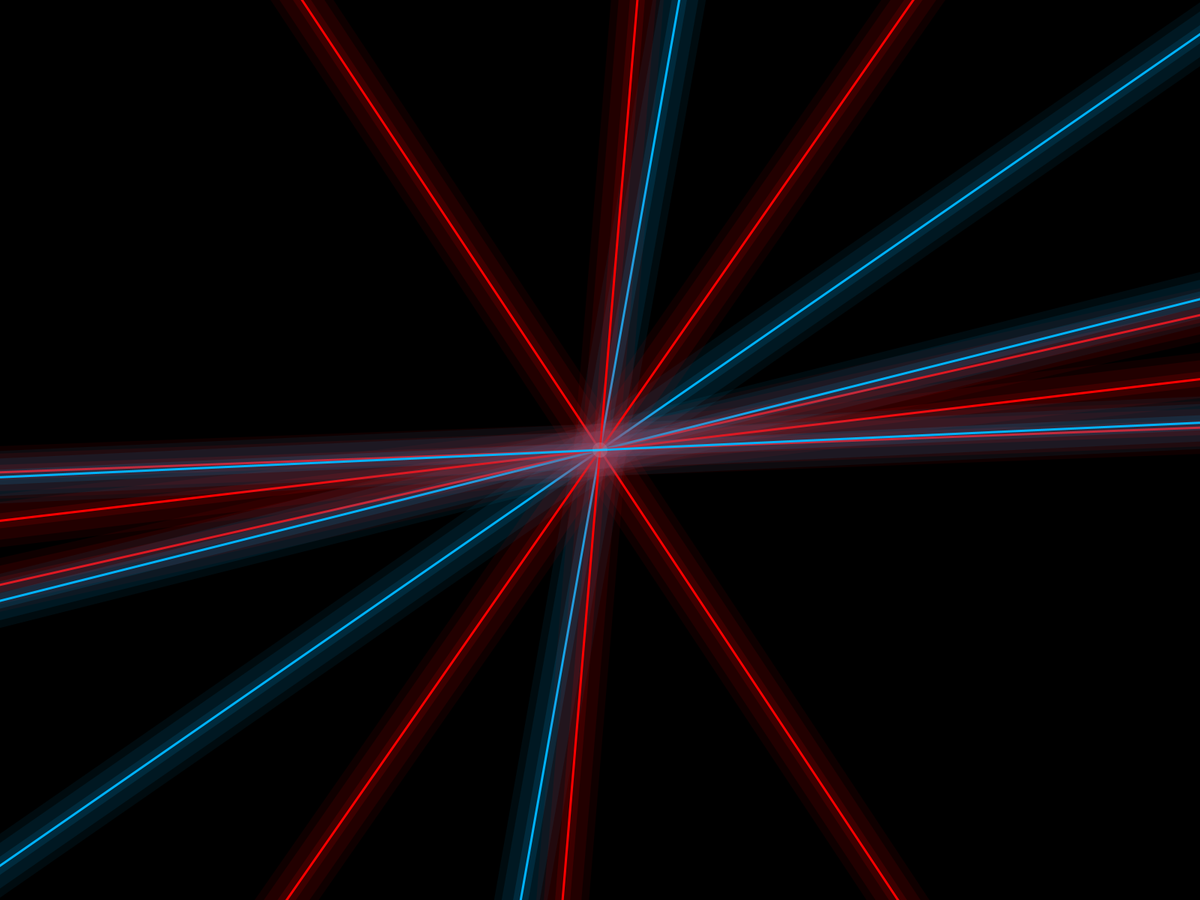
Frame 1 (no input)
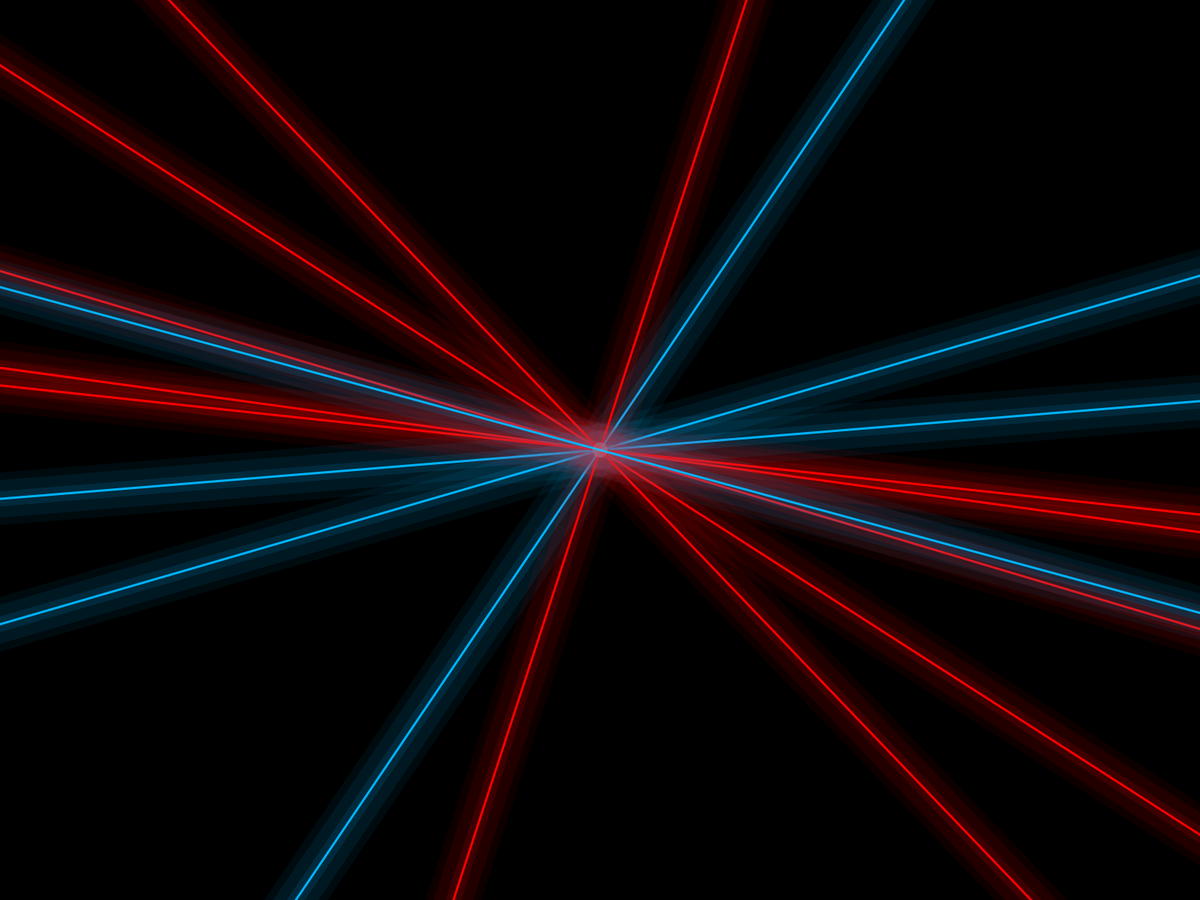
Frame 60 (the mouse pressed at the canvas centre just before this capture)
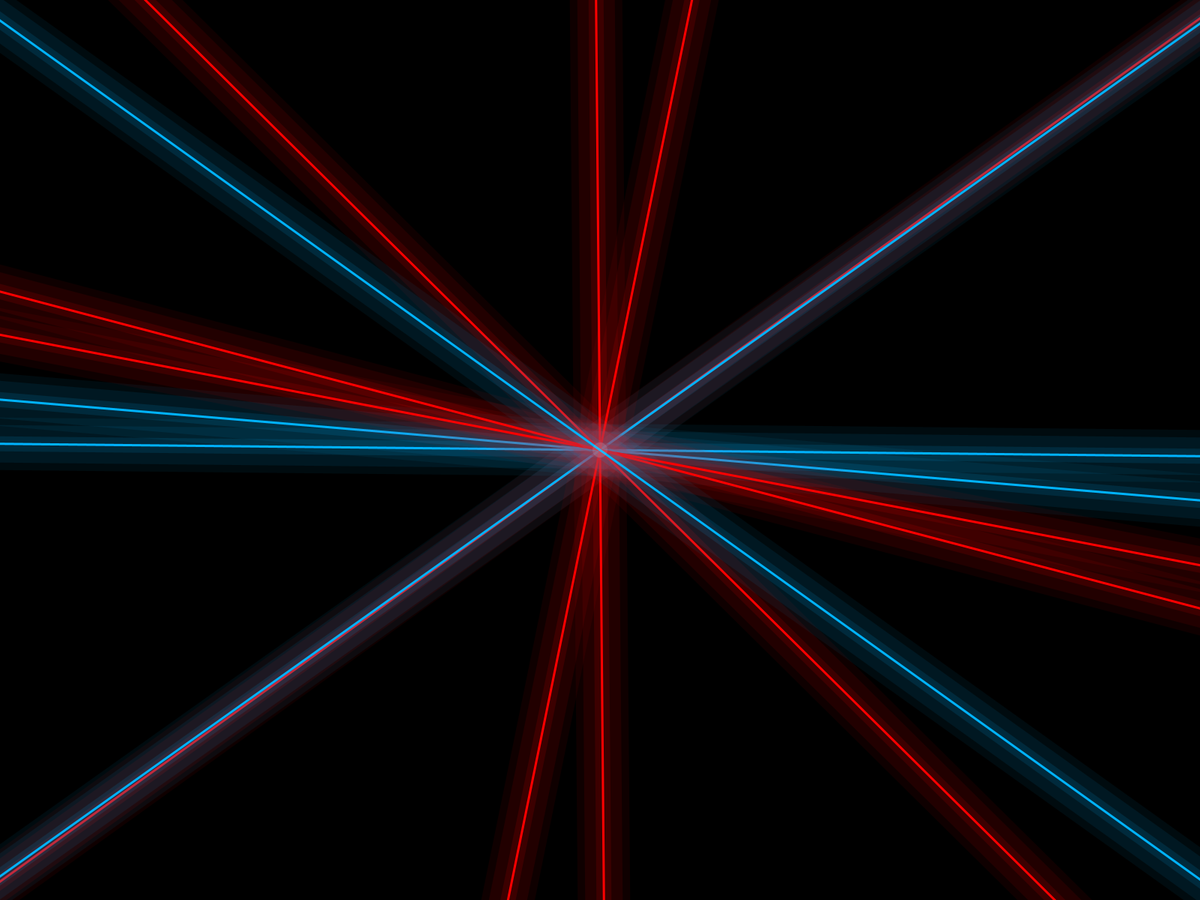
Frame 120 (the mouse held since frame 60 and released just before this capture)

The Processing sketch that drew these frames (run headless with seeded random() and noise(); from frame 60 on, the mouse is pressed at the canvas centre):

// Processing sketch: StrobeLights
// ── StrobeLights.pde
float w; float h; float x; float y; float nx; float ny;

Neon[] neons = new Neon[10];

void setup(){
  
  fullScreen();
  colorMode(HSB);
  frameRate(24);
  
  w=width; h=height;
  
  x=w/2; 
  y=h/2;
  
  for (int ne = 0; ne<neons.length;ne++){
    neons[ne]=new Neon();
    neons[ne].x = x;
    neons[ne].y = y;
    neons[ne].angle = random(180);
    neons[ne].h = 140*int(random(2));
    neons[ne].s = 255;
    neons[ne].b = 255;
    neons[ne].speed = random(-1,1);
    
  }

}



void draw(){
  
  background(0,0,0);
  
  for (int ne = 0; ne<neons.length;ne++){
    neons[ne].neonLights();
    neons[ne].angle+=neons[ne].speed;
  }
  
  noStroke();
  fill(0,0,255,30);
  circle(x,y,20);
  
  
}

class Neon{
  
  float x; float y; float angle; float h; float s; float b; float speed;
  void neonLights(){
    
     strokeWeight(3);
     stroke(h,s,b);
     line(x+width*cos(radians(angle)),y-height*sin(radians(angle)),x-width*cos(radians(angle)),y+height*sin(radians(angle)));
     strokeWeight(20);
     stroke(h,s,b,30);
     line(x+width*cos(radians(angle)),y-height*sin(radians(angle)),x-width*cos(radians(angle)),y+height*sin(radians(angle)));
     strokeWeight(50);
     stroke(h,s,b,20);
     line(x+width*cos(radians(angle)),y-height*sin(radians(angle)),x-width*cos(radians(angle)),y+height*sin(radians(angle)));
     strokeWeight(70);
     stroke(h,s,b,15);
     line(x+width*cos(radians(angle)),y-height*sin(radians(angle)),x-width*cos(radians(angle)),y+height*sin(radians(angle)));
     
  }
     
}
